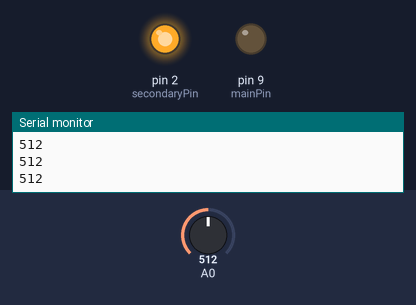
Bench run of a sketch on a simulated Arduino Uno, built with avr-gcc and run on an emulated ATmega328P. Parts: output pins drawn as LEDs (lit = HIGH), the last lines printed to the serial monitor. Inputs (shaded band) come from the test bench; at power-on: A0 = 512.

Above: at 1.2 s.
1.3 s: A0 set to 525
At 1.7 s:
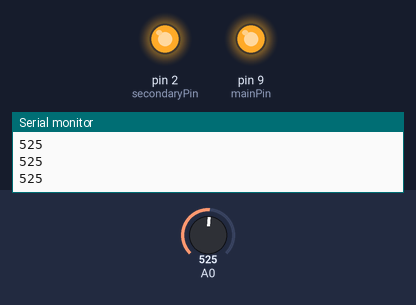
2.8 s: A0 set to 511
At 4.0 s:
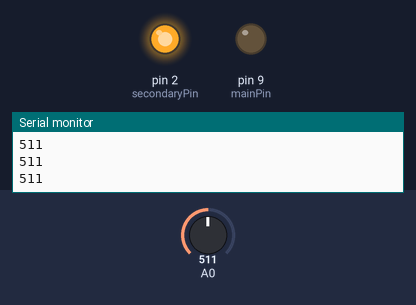
4.3 s: A0 set to 716
At 5.2 s:
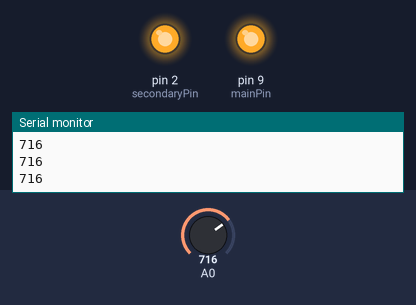
Timing chart, 0 to 7.3 s (numbered marks = the images above; inputs shaded):
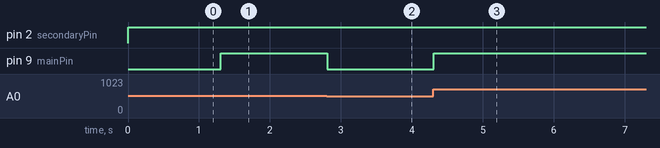

Measured:
- the behaviour switches between 512 and 513 on A0 (found by bisection; images 0 and 1)
- after the input at 1.3 s, pin 9 (mainPin): LOW → HIGH at once
- after the input at 2.8 s, pin 9 (mainPin): HIGH → LOW at once
- after the input at 4.3 s, pin 9 (mainPin): LOW → HIGH at once

The sketch:

servo.ino
```cpp
const int mainPin = 9;
const int secondaryPin = 2;

void setup () {
  Serial.begin(9600);
  pinMode(mainPin, OUTPUT);
  pinMode(secondaryPin, OUTPUT);
  pinMode(A0, INPUT);
}

void loop () {
  digitalWrite(secondaryPin, HIGH);
  const int val = analogRead(A0);
  Serial.println(val);
  if (val > 512){
    digitalWrite(mainPin, HIGH);
  } else {
    digitalWrite(mainPin, LOW);
  }
}
```
